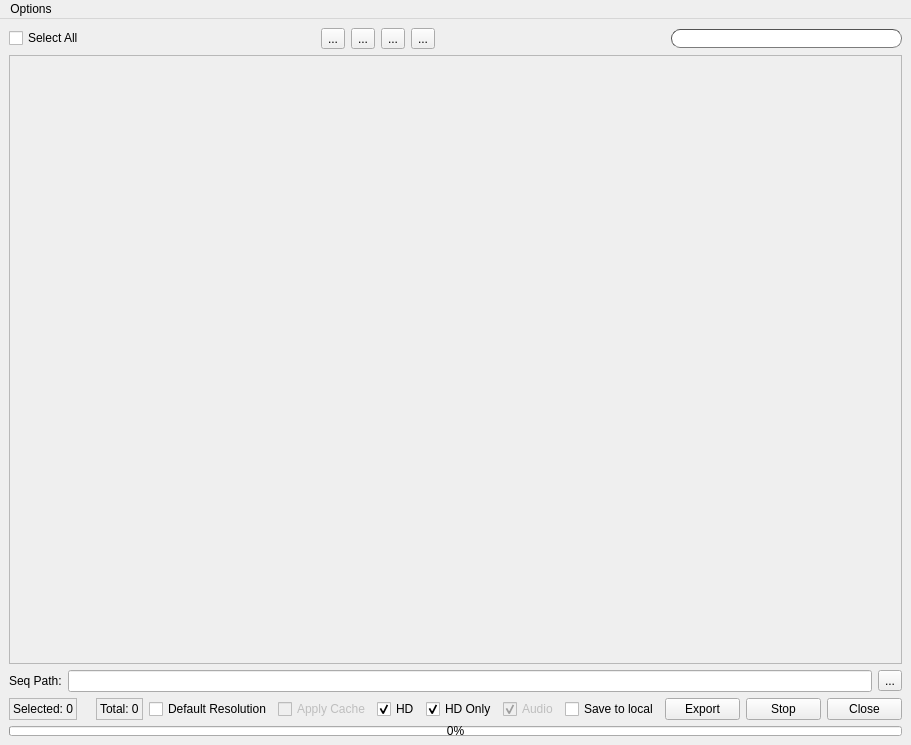
<?xml version="1.0" encoding="UTF-8"?>
<ui version="4.0">
 <class>MainWindow</class>
 <widget class="QMainWindow" name="MainWindow">
  <property name="geometry">
   <rect>
    <x>0</x>
    <y>0</y>
    <width>855</width>
    <height>745</height>
   </rect>
  </property>
  <property name="windowTitle">
   <string>Shot Export</string>
  </property>
  <widget class="QWidget" name="centralwidget">
   <layout class="QVBoxLayout" name="verticalLayout">
    <item>
     <layout class="QHBoxLayout" name="horizontalLayout">
      <item>
       <widget class="QCheckBox" name="selectAllButton">
        <property name="toolTip">
         <string>Select all shots for export</string>
        </property>
        <property name="text">
         <string>Select All</string>
        </property>
       </widget>
      </item>
      <item>
       <spacer name="horizontalSpacer">
        <property name="orientation">
         <enum>Qt::Horizontal</enum>
        </property>
        <property name="sizeHint" stdset="0">
         <size>
          <width>40</width>
          <height>20</height>
         </size>
        </property>
       </spacer>
      </item>
      <item>
       <widget class="QToolButton" name="addButton">
        <property name="toolTip">
         <string>Add new shot(s)</string>
        </property>
        <property name="text">
         <string>...</string>
        </property>
       </widget>
      </item>
      <item>
       <widget class="QToolButton" name="collapseButton">
        <property name="toolTip">
         <string>Toggle collapse all shots</string>
        </property>
        <property name="text">
         <string>...</string>
        </property>
       </widget>
      </item>
      <item>
       <widget class="QToolButton" name="deleteSelectedButton">
        <property name="toolTip">
         <string>Remove selected shots</string>
        </property>
        <property name="text">
         <string>...</string>
        </property>
       </widget>
      </item>
      <item>
       <widget class="QToolButton" name="sceneBreakdownButton">
        <property name="toolTip">
         <string>Open Scene Breakdown</string>
        </property>
        <property name="text">
         <string>...</string>
        </property>
       </widget>
      </item>
      <item>
       <spacer name="horizontalSpacer_3">
        <property name="orientation">
         <enum>Qt::Horizontal</enum>
        </property>
        <property name="sizeHint" stdset="0">
         <size>
          <width>40</width>
          <height>20</height>
         </size>
        </property>
       </spacer>
      </item>
      <item>
       <widget class="QLineEdit" name="searchBox">
        <property name="toolTip">
         <string/>
        </property>
        <property name="styleSheet">
         <string notr="true">border-width: 1px; 
border-style: inset; 
border-color: #535353; 
border-radius: 9px;
padding-left: 15px;
padding-bottom: 1px;</string>
        </property>
       </widget>
      </item>
     </layout>
    </item>
    <item>
     <widget class="QScrollArea" name="scrollArea">
      <property name="widgetResizable">
       <bool>true</bool>
      </property>
      <widget class="QWidget" name="scrollAreaWidgetContents">
       <property name="geometry">
        <rect>
         <x>0</x>
         <y>0</y>
         <width>835</width>
         <height>601</height>
        </rect>
       </property>
       <layout class="QVBoxLayout" name="verticalLayout_4">
        <property name="margin">
         <number>6</number>
        </property>
        <item>
         <layout class="QVBoxLayout" name="layout">
          <property name="spacing">
           <number>0</number>
          </property>
         </layout>
        </item>
        <item>
         <layout class="QVBoxLayout" name="verticalLayout_3">
          <item>
           <spacer name="verticalSpacer">
            <property name="orientation">
             <enum>Qt::Vertical</enum>
            </property>
            <property name="sizeHint" stdset="0">
             <size>
              <width>20</width>
              <height>40</height>
             </size>
            </property>
           </spacer>
          </item>
         </layout>
        </item>
       </layout>
      </widget>
     </widget>
    </item>
    <item>
     <layout class="QHBoxLayout" name="horizontalLayout_3">
      <item>
       <widget class="QLabel" name="label_3">
        <property name="text">
         <string>Seq Path:</string>
        </property>
       </widget>
      </item>
      <item>
       <widget class="QLineEdit" name="pathBox">
        <property name="toolTip">
         <string>Sequence path</string>
        </property>
       </widget>
      </item>
      <item>
       <widget class="QToolButton" name="browseButton">
        <property name="toolTip">
         <string>Select Directory</string>
        </property>
        <property name="text">
         <string>...</string>
        </property>
       </widget>
      </item>
     </layout>
    </item>
    <item>
     <layout class="QHBoxLayout" name="horizontalLayout_2">
      <item>
       <widget class="QLabel" name="selectedLabel">
        <property name="frameShape">
         <enum>QFrame::StyledPanel</enum>
        </property>
        <property name="text">
         <string>Selected: 0</string>
        </property>
       </widget>
      </item>
      <item>
       <widget class="QLabel" name="label">
        <property name="text">
         <string/>
        </property>
       </widget>
      </item>
      <item>
       <widget class="QLabel" name="totalLabel">
        <property name="frameShape">
         <enum>QFrame::StyledPanel</enum>
        </property>
        <property name="text">
         <string>Total: 0</string>
        </property>
       </widget>
      </item>
      <item>
       <spacer name="horizontalSpacer_4">
        <property name="orientation">
         <enum>Qt::Horizontal</enum>
        </property>
        <property name="sizeHint" stdset="0">
         <size>
          <width>40</width>
          <height>20</height>
         </size>
        </property>
       </spacer>
      </item>
      <item>
       <widget class="QCheckBox" name="defaultResolutionButton">
        <property name="toolTip">
         <string>Get the resolution for preview from render settings</string>
        </property>
        <property name="text">
         <string>Default Resolution</string>
        </property>
       </widget>
      </item>
      <item>
       <widget class="QCheckBox" name="applyCacheButton">
        <property name="enabled">
         <bool>false</bool>
        </property>
        <property name="text">
         <string>Apply Cache</string>
        </property>
       </widget>
      </item>
      <item>
       <widget class="QCheckBox" name="hdButton">
        <property name="enabled">
         <bool>true</bool>
        </property>
        <property name="toolTip">
         <string>Also make HD playblast</string>
        </property>
        <property name="text">
         <string>HD</string>
        </property>
        <property name="checked">
         <bool>true</bool>
        </property>
       </widget>
      </item>
      <item>
       <widget class="QCheckBox" name="hdOnlyButton">
        <property name="text">
         <string>HD Only</string>
        </property>
        <property name="checked">
         <bool>true</bool>
        </property>
       </widget>
      </item>
      <item>
       <widget class="QCheckBox" name="audioButton">
        <property name="enabled">
         <bool>false</bool>
        </property>
        <property name="toolTip">
         <string>Include audio in playblast</string>
        </property>
        <property name="text">
         <string>Audio</string>
        </property>
        <property name="checked">
         <bool>true</bool>
        </property>
       </widget>
      </item>
      <item>
       <widget class="QCheckBox" name="localButton">
        <property name="toolTip">
         <string>Copy all shots to D:\multishotexport</string>
        </property>
        <property name="text">
         <string>Save to local</string>
        </property>
       </widget>
      </item>
      <item>
       <widget class="QPushButton" name="exportButton">
        <property name="minimumSize">
         <size>
          <width>75</width>
          <height>0</height>
         </size>
        </property>
        <property name="toolTip">
         <string>Export selected shots</string>
        </property>
        <property name="text">
         <string>Export</string>
        </property>
       </widget>
      </item>
      <item>
       <widget class="QPushButton" name="stopButton">
        <property name="minimumSize">
         <size>
          <width>75</width>
          <height>0</height>
         </size>
        </property>
        <property name="text">
         <string>Stop</string>
        </property>
       </widget>
      </item>
      <item>
       <widget class="QPushButton" name="closeButton">
        <property name="minimumSize">
         <size>
          <width>75</width>
          <height>0</height>
         </size>
        </property>
        <property name="text">
         <string>Close</string>
        </property>
       </widget>
      </item>
     </layout>
    </item>
    <item>
     <widget class="QProgressBar" name="progressBar">
      <property name="maximumSize">
       <size>
        <width>16777215</width>
        <height>10</height>
       </size>
      </property>
      <property name="value">
       <number>0</number>
      </property>
     </widget>
    </item>
   </layout>
  </widget>
  <widget class="QMenuBar" name="menuBar">
   <property name="geometry">
    <rect>
     <x>0</x>
     <y>0</y>
     <width>855</width>
     <height>21</height>
    </rect>
   </property>
   <widget class="QMenu" name="menuOptions">
    <property name="title">
     <string>Options</string>
    </property>
    <addaction name="cacheEnableAction"/>
    <addaction name="cacheDisableAction"/>
    <addaction name="playblastEnableAction"/>
    <addaction name="playblastDisableAction"/>
   </widget>
   <addaction name="menuOptions"/>
  </widget>
  <action name="cacheEnableAction">
   <property name="text">
    <string>Enable Cache for selected</string>
   </property>
  </action>
  <action name="cacheDisableAction">
   <property name="text">
    <string>Disable Cache for selected</string>
   </property>
  </action>
  <action name="playblastEnableAction">
   <property name="text">
    <string>Enable Playblast for selected</string>
   </property>
  </action>
  <action name="playblastDisableAction">
   <property name="text">
    <string>Disable Playblast for selected</string>
   </property>
  </action>
 </widget>
 <tabstops>
  <tabstop>selectAllButton</tabstop>
  <tabstop>addButton</tabstop>
  <tabstop>searchBox</tabstop>
  <tabstop>scrollArea</tabstop>
  <tabstop>exportButton</tabstop>
  <tabstop>closeButton</tabstop>
 </tabstops>
 <resources/>
 <connections>
  <connection>
   <sender>closeButton</sender>
   <signal>clicked()</signal>
   <receiver>MainWindow</receiver>
   <slot>deleteLater()</slot>
   <hints>
    <hint type="sourcelabel">
     <x>805</x>
     <y>718</y>
    </hint>
    <hint type="destinationlabel">
     <x>85</x>
     <y>500</y>
    </hint>
   </hints>
  </connection>
  <connection>
   <sender>hdButton</sender>
   <signal>toggled(bool)</signal>
   <receiver>hdOnlyButton</receiver>
   <slot>setEnabled(bool)</slot>
   <hints>
    <hint type="sourcelabel">
     <x>332</x>
     <y>710</y>
    </hint>
    <hint type="destinationlabel">
     <x>375</x>
     <y>711</y>
    </hint>
   </hints>
  </connection>
 </connections>
</ui>
